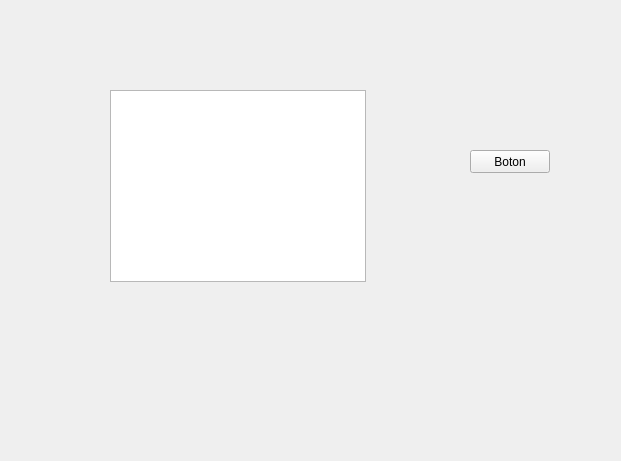
<?xml version="1.0" encoding="UTF-8"?>
<ui version="4.0">
 <class>Form</class>
 <widget class="QWidget" name="Form">
  <property name="geometry">
   <rect>
    <x>0</x>
    <y>0</y>
    <width>621</width>
    <height>461</height>
   </rect>
  </property>
  <property name="windowTitle">
   <string>Form</string>
  </property>
  <widget class="QPushButton" name="pushButton">
   <property name="geometry">
    <rect>
     <x>470</x>
     <y>150</y>
     <width>80</width>
     <height>23</height>
    </rect>
   </property>
   <property name="text">
    <string>Boton</string>
   </property>
  </widget>
  <widget class="QGraphicsView" name="graphicsView">
   <property name="geometry">
    <rect>
     <x>110</x>
     <y>90</y>
     <width>256</width>
     <height>192</height>
    </rect>
   </property>
  </widget>
 </widget>
 <resources/>
 <connections/>
</ui>
